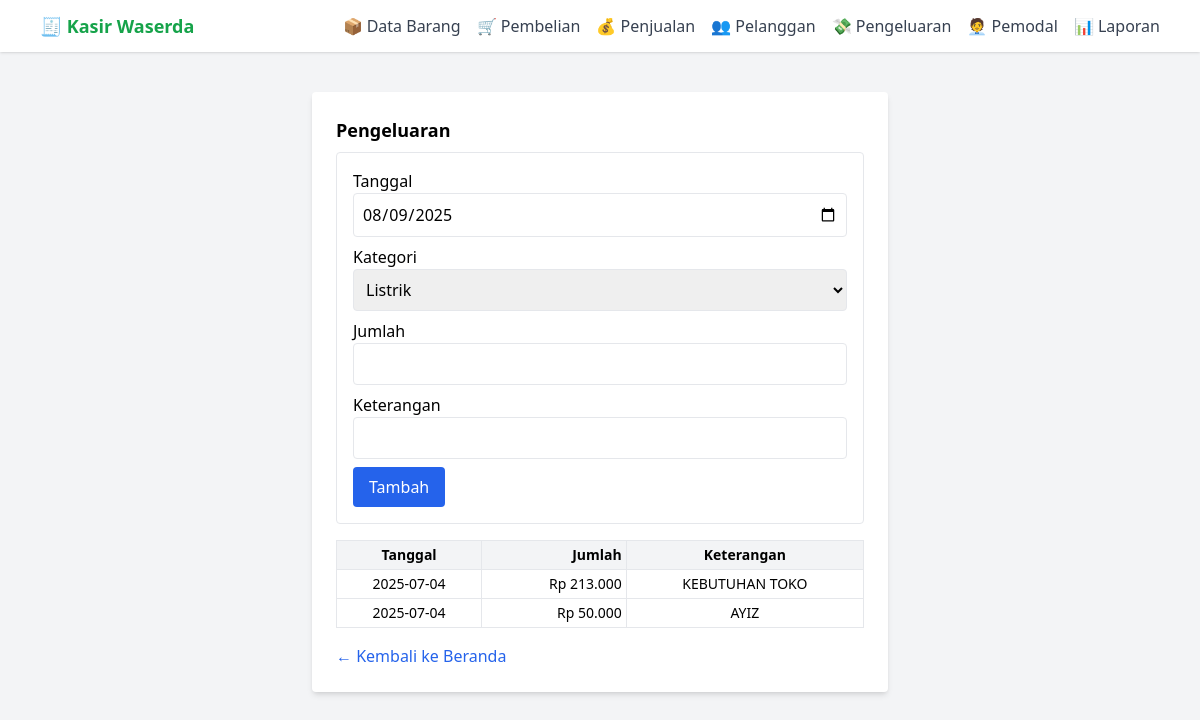
/pengeluaran, run on the app's committed database.
### tables this page shows
CREATE TABLE pengeluaran (
    id_pengeluaran TEXT PRIMARY KEY,
    tanggal TEXT,
    kategori TEXT,
    jumlah INTEGER,
    keterangan TEXT
);

### app.py (the view, shortened to what this page needs)
@app.route("/pengeluaran", methods=["GET", "POST"])
def pengeluaran():
    import sqlite3
    from datetime import date
    conn = sqlite3.connect("pos.db")
    conn.row_factory = sqlite3.Row
    cur = conn.cursor()
    kategori_list = ["Listrik", "Sewa", "Bensin", "ATK", "Gaji", "Lainnya"]
    cur.execute("SELECT * FROM pengeluaran")
    rows = cur.fetchall()
    item_edit = None
    edit_id = request.args.get("edit")
    if edit_id:
        cur.execute("SELECT * FROM pengeluaran WHERE id_pengeluaran = ?", (edit_id,))
        item_edit = cur.fetchone()
    return render_template("pengeluaran.html",
                           rows=rows,
                           item_edit=item_edit,
                           kategori_list=kategori_list,
                           today=str(date.today()))

### app.py (called while the page is built)
def format_rupiah(angka):
    return f"Rp {angka:,.0f}".replace(",", ".")

### templates/pengeluaran.html (shortened to what this page needs)
{% extends "base.html" %}
{% block content %}
<h2 class="text-lg font-semibold mb-2">Pengeluaran</h2>
<form method="post" class="bg-white p-4 border rounded mb-4">
    <div class="mb-2">
        <label>Tanggal</label>
        <input type="date" name="tanggal" value="{{ item_edit[1] if item_edit else today }}"
               required class="w-full border p-2 rounded">
    </div>
    <div class="mb-2">
        <label>Kategori</label>
        <select name="kategori" required class="w-full border p-2 rounded">
            {% for k in kategori_list %}
                <option value="{{ k }}"
                  {% if item_edit and item_edit[2] == k %}selected{% endif %}>
                  {{ k }}
                </option>
            {% endfor %}
        </select>
    </div>
    <div class="mb-2">
        <label>Jumlah</label>
        <input name="jumlah" type="text" value="{{ item_edit[3] if item_edit else '' }}"
               required class="harga-format w-full border p-2 rounded">
    </div>
    <div class="mb-2">
        <label>Keterangan</label>
        <input name="keterangan" value="{{ item_edit[4] if item_edit else '' }}"
               class="w-full border p-2 rounded uppercase">
    </div>
    <button class="bg-blue-600 text-white px-4 py-2 rounded">
        {% if item_edit %}Simpan Perubahan{% else %}Tambah{% endif %}
    </button>
</form>
<table class="w-full text-sm border bg-white text-center">
    <tr class="bg-gray-100">
        <th class="border p-1">Tanggal</th>
        <th class="border p-1 text-right">Jumlah</th>
        <th class="border p-1">Keterangan</th>
    </tr>
    {% for row in rows %}
    <tr onclick="window.location='?edit={{ row[0] }}'" class="hover:bg-yellow-100 cursor-pointer">
        <td class="border p-1">{{ row[1] }}</td>
        <td class="border p-1 text-right">{{ row[3]|rupiah }}</td>
        <td class="border p-1">{{ row[4] }}</td>
    </tr>
    {% endfor %}
</table>
<a href="/" class="inline-block mt-4 text-blue-600">← Kembali ke Beranda</a>
{% endblock %}

### data on the page
pengeluaran: tanggal "2025-07-04", jumlah "Rp 213.000", keterangan "KEBUTUHAN TOKO"
pengeluaran: tanggal "2025-07-04", jumlah "Rp 50.000", keterangan "AYIZ"

### other printed values
form field kategori "Listrik"
